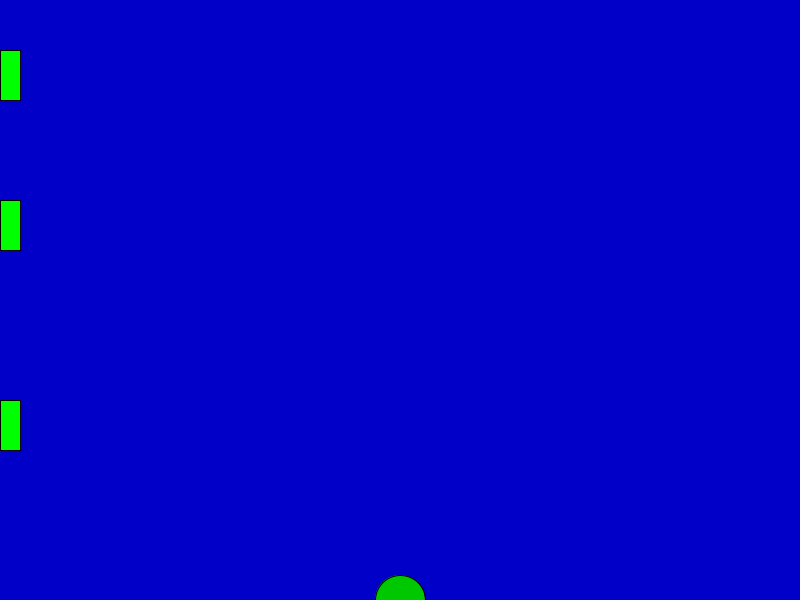
Frame 1 (no input)
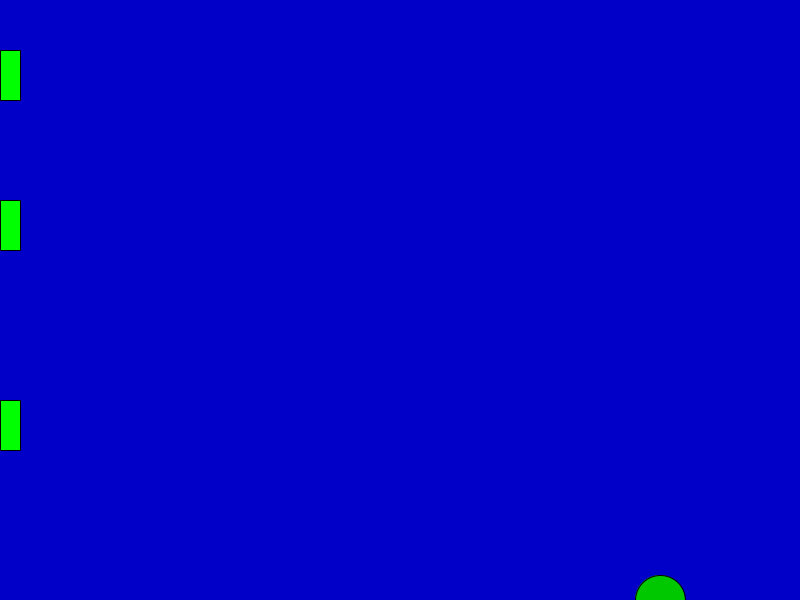
Frame 60 (the mouse pressed at the canvas centre just before this capture)
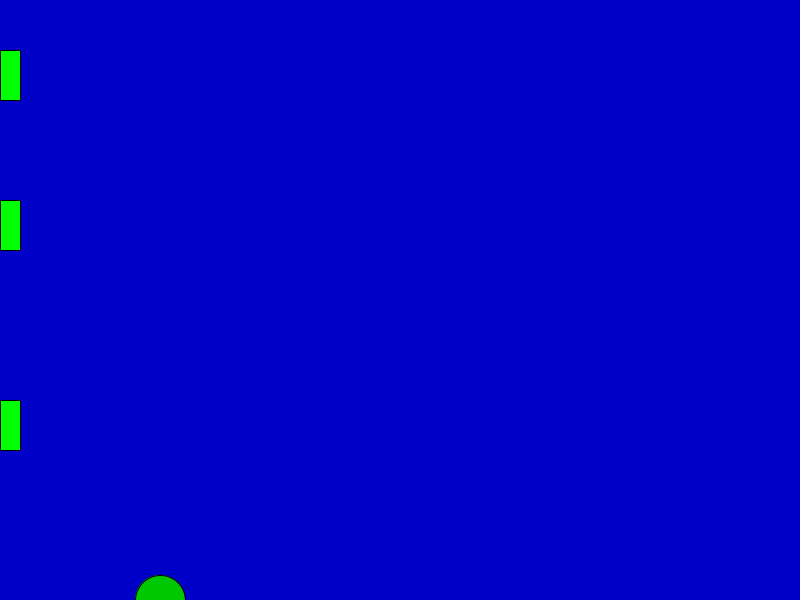
Frame 120 (the mouse held since frame 60 and released just before this capture)

The Processing sketch that drew these frames (run headless with seeded random() and noise(); from frame 60 on, the mouse is pressed at the canvas centre):

// Processing sketch: wiltz
// ── wiltz.pde
int x=400;
int y=600;
Car poop = new Car( 0, 50, 20, 20);
Car tyler = new Car(0,200,20,20);
Car wiltz = new Car(0,400,20,20);

void setup(){
size(800,600);
  

  
}

void draw(){
background(0,0,200); 
fill(0,200,0);
ellipse(x,y,50,50); 

if(x<0){
  exit();
}
else if(x>800){
  exit(); 
}
  else if(y<0){
   exit(); 
  }
  else if(y>600){
   exit(); 
  }
poop.display();
wiltz.display();
tyler.display();

poop.move();
wiltz.move();
tyler.move();
}


void keyPressed()
{
      if(key == CODED){
            if(keyCode == UP)
            {
               y-=1;
             }
            else if(keyCode == DOWN)
            {
               y+=1;           
            }
            else if(keyCode == RIGHT)
            {
               x+=1;             
            }
            else if(keyCode == LEFT)
            {
               x-=1;           
            }
      }
}








class Car{
int x1;
int y1;
int size;
int speed;

public Car(int x1,int y1,int size,int speed){
  this.x1=x1;
  this.y1=y1;
  this.size=size;
  this.speed=speed;
}

void display()
{
      fill(0,255,0);
      rect(x1 , y1, size, 50);
}

void move(){
 x+=speed;
if( x>800) {
 x=0; 
}
}


}
